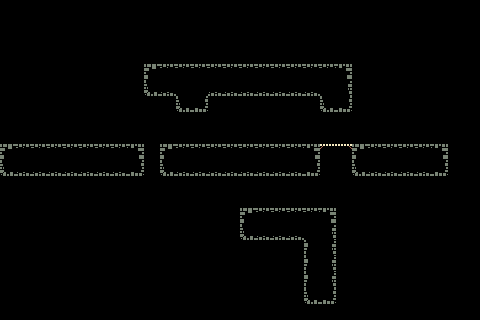

A level layout from a 2D game, rendered from its tile map. Below: a short description, then the map file with its tile-grid data intact:
An orthogonal 30x20 tile map with 16x16 px tiles, 1 tile layer (Tile Layer 1) and 17 objects.

<map version="1.10" tiledversion="1.11.0" orientation="orthogonal" renderorder="right-down" width="30" height="20" tilewidth="16" tileheight="16" infinite="0" nextlayerid="5" nextobjectid="23">
 <tileset firstgid="1" source="temp_tileset-Sheet.tsx" />
 <layer id="1" name="Tile Layer 1" width="30" height="20">
  <data encoding="csv">
9,20,20,20,20,9,9,9,9,9,9,9,9,9,9,9,9,9,9,9,9,9,9,9,9,9,9,9,9,9,
9,20,20,20,20,20,20,9,9,9,9,9,9,9,9,9,9,9,9,9,9,9,9,9,9,9,9,9,9,9,
9,20,20,9,20,20,20,9,9,9,9,9,9,9,9,9,9,9,9,9,9,9,9,9,9,9,9,9,9,9,
9,20,20,20,20,20,20,9,9,9,9,9,9,9,9,9,9,9,9,9,9,9,9,9,9,9,9,9,9,9,
9,20,20,9,20,20,20,9,9,1,2,2,2,2,2,2,2,2,2,2,2,3,9,9,9,9,9,9,9,9,
20,20,20,9,20,20,20,9,9,11,12,9,9,12,12,12,12,12,12,12,9,14,9,9,9,9,9,9,9,9,
20,20,20,9,20,20,20,9,9,9,9,11,13,9,9,9,9,9,9,9,11,13,9,9,9,9,9,9,9,9,
9,20,20,20,20,20,20,9,9,9,9,9,9,9,9,9,9,9,9,9,9,9,9,9,9,9,9,9,9,9,
0,0,0,0,20,20,20,9,9,9,9,9,9,9,9,9,9,9,9,9,9,9,9,9,9,9,9,9,9,9,
1,2,2,2,2,2,2,2,3,9,1,2,2,2,2,2,2,2,2,3,5,7,1,2,2,2,2,3,9,9,
11,12,12,12,12,12,12,12,13,9,11,12,12,12,12,12,12,12,12,13,9,9,11,12,12,12,12,13,9,9,
9,20,20,20,20,20,20,9,9,9,9,9,9,9,9,9,9,9,9,9,9,9,9,9,9,9,9,9,9,9,
9,20,20,9,20,20,20,9,9,9,9,9,9,9,9,9,19,9,9,9,9,9,9,9,9,9,9,9,9,9,
9,20,20,9,20,20,20,9,9,9,9,9,9,9,9,1,2,2,2,2,3,9,9,9,9,9,9,9,9,9,
9,20,9,9,20,9,20,20,9,9,9,9,9,9,9,11,12,12,12,9,14,9,9,9,9,9,9,9,9,9,
9,20,20,20,20,9,20,20,9,9,9,9,9,9,9,9,9,9,9,4,14,9,9,9,9,9,9,9,9,9,
9,20,20,20,20,20,20,9,9,9,9,9,9,9,9,9,9,9,9,4,14,9,9,9,9,9,9,9,9,9,
9,20,20,20,20,20,20,9,9,9,9,9,9,9,9,9,9,9,9,4,14,9,9,9,9,9,9,9,9,9,
9,20,20,20,20,20,9,9,9,9,9,9,9,9,9,9,9,9,9,11,13,9,9,9,9,9,9,9,9,9,
9,9,9,9,20,20,20,20,20,20,20,20,20,20,20,20,20,20,20,20,20,20,20,20,20,20,20,9,9,9
</data>
 </layer>
 <objectgroup id="2" name="collisions">
  <object id="1" x="144" y="64" width="208" height="32" />
  <object id="2" x="352" y="144" width="96" height="32" />
  <object id="3" x="160" y="144" width="160" height="32" />
  <object id="4" x="176" y="96" width="32" height="16" />
  <object id="5" x="320" y="96" width="32" height="16" />
  <object id="6" x="240" y="208" width="96" height="32" />
  <object id="7" x="304" y="240" width="32" height="64" />
  <object id="9" x="0" y="144" width="144" height="32" />
 </objectgroup>
 <objectgroup id="3" name="grass">
  <object id="11" x="160" y="144" width="160" />
  <object id="12" x="352" y="144" width="32" />
  <object id="15" x="16" y="144" width="32" />
  <object id="16" x="80" y="144" width="32" />
  <object id="17" x="176" y="64" width="96" />
  <object id="18" x="240" y="208" width="48" />
 </objectgroup>
 <objectgroup id="4" name="vines">
  <object id="19" x="240" y="96">
   <polyline points="0,0 -32,16 -64,16" />
  </object>
  <object id="21" x="256" y="96">
   <polyline points="0,0 32,0 64,16 96,16" />
  </object>
  <object id="22" x="351.509" y="151.282">
   <polyline points="0,0 -30.1576,6.92141 -0.988773,18.2923" />
  </object>
 </objectgroup>
</map>